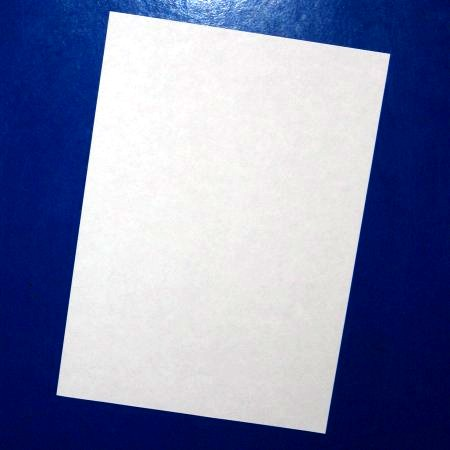
#> input picture parcial_3/lab_10/examen_3/preprocesamiento/hoja2.jpg, 450 x 450 px
$ python preProcesing.py
#> lines starting #> are read from the running program, lines starting #| are printed output that depends on the picture; after the words box and inside, x2 and y2 are one past the last pixel; in counts of white or black regions, pixels touching at a corner belong together
import cv2
import numpy as np
from matplotlib import pyplot as plt

imgReal1 = cv2.imread("hoja2.jpg", cv2.IMREAD_GRAYSCALE) #8 bit por escala de grises
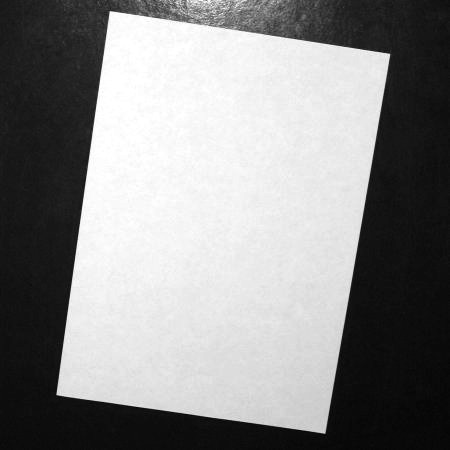
#> imgReal1: shape (450, 450); min 0, max 255, mean 137.5
imgReal1 = cv2.resize(imgReal1,(300,300))
#> imgReal1: shape (300, 300)
img1 = imgReal1.copy()

#Propio KERNEL GAUSSIAN BLUR
kernelGauss = np.array([[ 1, 4, 6, 4,1],
                        [ 4,16,24,16,4],
                        [16,24,36,24,6],
                        [ 4,16,24,16,4],
                        [ 1, 4, 6, 4,1]])
# print(kernelGauss)
kernelGauss = kernelGauss * (1/256)
# print(kernelGauss)
MyimgBlur = img1.copy()

center = len(kernelGauss)//2
# print(center)
for i in range(center,len(img1)-center):
    for j in range(center,len(img1[i])-center):
        sum_ = 0
        for x in range(len(kernelGauss)):
            for y in range(len(kernelGauss[x])):
                k = i - center + x
                l = j - center + y

                multiPixel = img1[k,l].astype(float) * kernelGauss[x,y]
                sum_ += multiPixel
        if sum_ > 255:
            MyimgBlur[i,j] = np.uint8(255)
        else:
            MyimgBlur[i,j] = np.uint8(sum_)
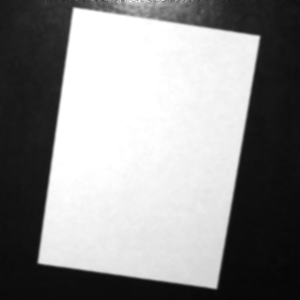
#> MyimgBlur: shape (300, 300); min 5, max 255, mean 141.7
        # print(img1[i,j])
cv2.imshow("Image Propia BlurGaussian", MyimgBlur)
MyimgCanny = cv2.Canny(MyimgBlur,200,200) #era 200
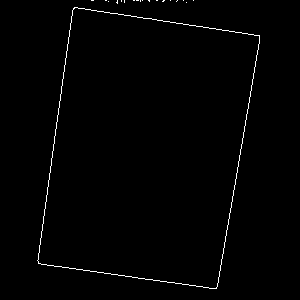
#> MyimgCanny: shape (300, 300); 1% white in thin lines or dots, all inside (x1, y1, x2, y2) = (37, 0, 260, 289)
print(MyimgCanny.shape)
#| (300, 300)
cv2.imshow("Image Canny", MyimgCanny)
# filename = 'Propio_imgGC.jpg'
# cv2.imwrite(filename, MyimgCanny)

#PROPIO DILATE
MyimgDilate = MyimgCanny.copy()
kernelDi = np.ones((5,5)) * 255
kernelDi = np.uint8(kernelDi)
print(kernelDi)

center = len(kernelDi)//2
for i in range(center,len(MyimgCanny)-center):
    for j in range(center,len(MyimgCanny[i])-center):
        # print(imgBin[i,j])
        isEqual = False
        for x in range(len(kernelDi)):
            for y in range(len(kernelDi[x])):
                k = i - center + x
                l = j - center + y
                if (MyimgCanny[k,l] == kernelDi[x,y]):
                    isEqual = True
        if isEqual:
            MyimgDilate[i,j] = np.uint8(255)
        else:
            MyimgDilate[i,j] = np.uint8(0)
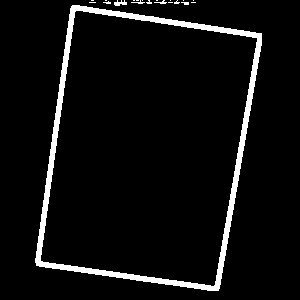
#> MyimgDilate: shape (300, 300); 5.6% white; 20 white regions (16 under 20 px), largest, box (x1, y1, x2, y2) and area: (35, 5, 262, 291) 4893, (114, 0, 127, 6) 48, (154, 0, 167, 4) 23, (131, 0, 145, 4) 21
cv2.imshow("Image Propia Dilate", MyimgDilate)

#PROPIO EROTION
MyimgErode = MyimgDilate.copy()

for i in range(center,len(MyimgDilate)-center):
    for j in range(center,len(MyimgDilate[i])-center):
        # print(imgBin[i,j])
        isEqual = False
        for x in range(len(kernelDi)):
            for y in range(len(kernelDi[x])):
                k = i - center + x
                l = j - center + y
                if (MyimgDilate[k,l] != kernelDi[x,y]):
                    isEqual = True
        if isEqual:
            MyimgErode[i,j] = np.uint8(0)
        else:
            MyimgErode[i,j] = np.uint8(255)
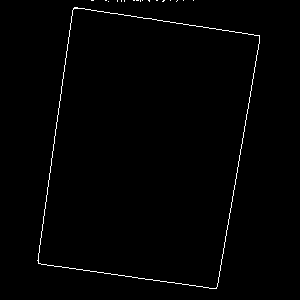
#> MyimgErode: shape (300, 300); 1% white in thin lines or dots, all inside (x1, y1, x2, y2) = (37, 0, 260, 289)
cv2.imshow("Image Propia Erode", MyimgErode)


#Usando librerias
imgBlur = cv2.GaussianBlur(img1,(5,5),1)# para reducir el ruido
imgCanny = cv2.Canny(imgBlur,200,200) #era 200
#> imgCanny: shape (300, 300); 0.97% white in thin lines or dots, all inside (x1, y1, x2, y2) = (37, 2, 260, 289)
imgDial = cv2.dilate(imgCanny ,kernelDi,iterations = 1) # 2 ITERACIONES y en mi caso es una iteracion
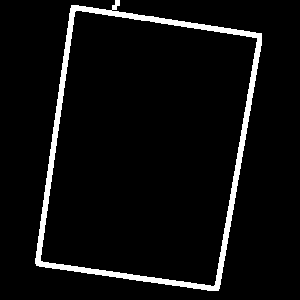
#> imgDial: shape (300, 300); 5.5% white; 1 white region, box (x1, y1, x2, y2) and area: (35, 0, 262, 291) 4947
imgErode = cv2.erode(imgDial,kernelDi,iterations = 1)

cv2.imshow("Image Original 1", img1)
cv2.imshow("Image Original BlurGaussian", imgBlur)
cv2.imshow("Image Original Canny", imgCanny)
cv2.imshow("Image Original Dilate", imgDial)
cv2.imshow("Image Original Erodee", imgErode)
# filename = 'imgGC.jpg'
# cv2.imwrite(filename, imgCanny)

plt.show()
cv2.waitKey(0)
cv2.destroyAllWindows()
